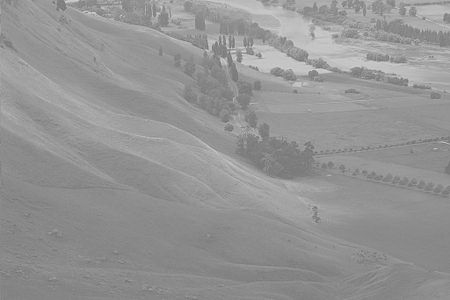
#> input picture Image/hawkes.bmp, 450 x 300 px, found by its file name
$ python '09 - histogram.py'
#> lines starting #> are read from the running program, lines starting #| are printed output that depends on the picture; after the words box and inside, x2 and y2 are one past the last pixel; in counts of white or black regions, pixels touching at a corner belong together
import numpy as np
import cv2


def calcGrayHist(img):
    channels = [0]
    histSize = [256]
    histRange = [0, 256]

    hist = cv2.calcHist([img], channels, None, histSize, histRange)

    return hist


def getGrayHistImage(hist):
    _, histMax, _, _ = cv2.minMaxLoc(hist)

    imgHist = np.ones((100, 256), np.uint8) * 255
    for x in range(imgHist.shape[1]):
        pt1 = (x, 100)
        pt2 = (x, 100 - int(hist[x, 0] * 100 / histMax))
        cv2.line(imgHist, pt1, pt2, 0)

    return imgHist


def histgoram_stretching():
    src = cv2.imread('D:/python/Image/hawkes.bmp', cv2.IMREAD_GRAYSCALE)
#> src is the input picture: shape (300, 450); min 107, max 218, mean 148

    if src is None:
        print('Image load failed!')
        return

    gmin, gmax, _, _ = cv2.minMaxLoc(src)
#> gmin = 107; gmax = 218

    dst = cv2.convertScaleAbs(src, alpha=255.0/(gmax - gmin), beta=-gmin * 255.0/(gmax - gmin))
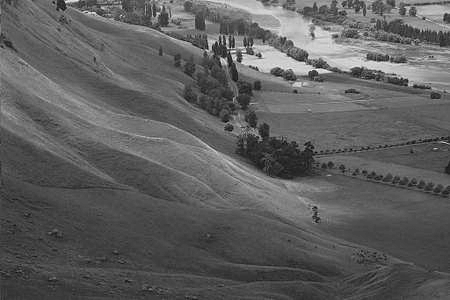
#> dst: shape (300, 450); min 0, max 255, mean 94.1

    cv2.imshow('src', src)
    cv2.imshow('srcHist', getGrayHistImage(calcGrayHist(src)))
#> in calcGrayHist, `hist = cv2.calcHist([img], channels, None, histSize, histRange)`: hist = 256 values, max 5765 at index 138, min 0 at index 0, mean 527.3
#> in getGrayHistImage, `_, histMax, _, _ = cv2.minMaxLoc(hist)`: histMax = 5765
#> the loop in getGrayHistImage, `for x in range(imgHist.shape[1]):` made 256 passes
#> pt2 on passes 1 to 3: (0, 100), (1, 100), (2, 100)
#> after the loop in getGrayHistImage, `for x in range(imgHist.shape[1]):`:
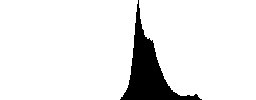
#> imgHist: shape (100, 256); 91% white; 1 black region, box (x1, y1, x2, y2) and area: (120, 0, 202, 100) 2299

    cv2.imshow('dst', dst)
    cv2.imshow('dstHist', getGrayHistImage(calcGrayHist(dst)))
#> the loop in getGrayHistImage (call 2), `for x in range(imgHist.shape[1]):` made 256 passes
#> after the loop in getGrayHistImage (call 2), `for x in range(imgHist.shape[1]):`:
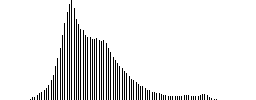
#> imgHist: shape (100, 256); 91% white; black in thin lines or dots, all inside (x1, y1, x2, y2) = (30, 0, 217, 100)

    cv2.waitKey()
    cv2.destroyAllWindows()


def histgoram_equalization():
    src = cv2.imread('D:/python/Image/hawkes.bmp', cv2.IMREAD_GRAYSCALE)

    if src is None:
        print('Image load failed!')
        return

    dst = cv2.equalizeHist(src)

    cv2.imshow('src', src)
    cv2.imshow('srcHist', getGrayHistImage(calcGrayHist(src)))

    cv2.imshow('dst', dst)
    cv2.imshow('dstHist', getGrayHistImage(calcGrayHist(dst)))

    cv2.waitKey()
    cv2.destroyAllWindows()


if __name__ == '__main__':
    histgoram_stretching()
    #histgoram_equalization()
